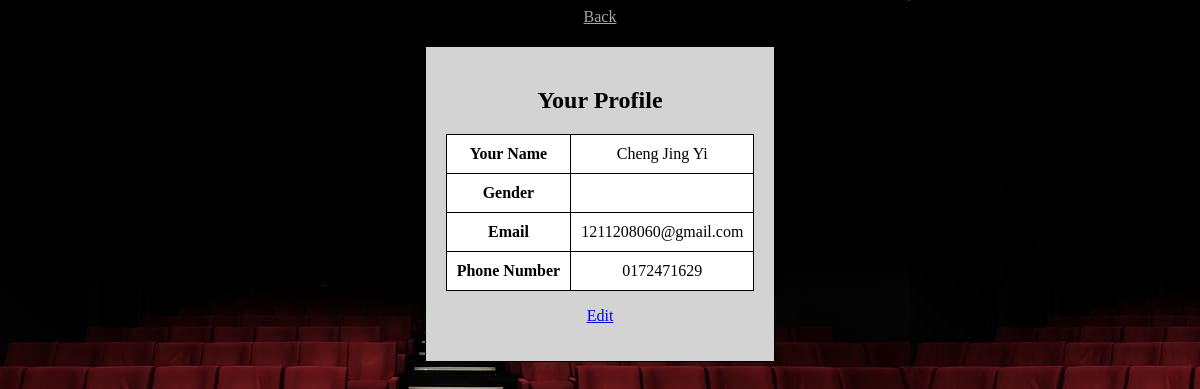
Page /LeeYueHeng/customer/Customer.php on the earlier database version.
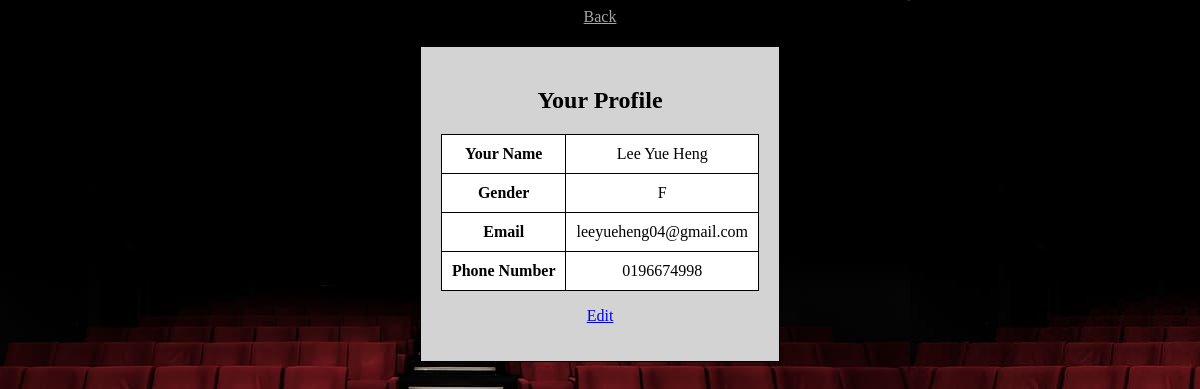
Same page on the later database version.
### tables this page shows
CREATE TABLE `user` (
  `user_id` int(10) NOT NULL,
  `username` varchar(255) NOT NULL,
  `password` varchar(255) NOT NULL,
  `first_name` varchar(255) NOT NULL,
  `last_name` varchar(255) NOT NULL,
  `Gender` char(1) NOT NULL,
  `email` varchar(255) DEFAULT NULL,
  `phone_number` varchar(11) NOT NULL
);

### LeeYueHeng/customer/connection.php (called while the page is built, shortened)
<?php
$servername = "localhost";
$database = "cinetime";
$conn = new mysqli($servername, 'root', '', $database);
$sql = "SELECT * FROM user";
$result = $conn->query($sql);
$rows = array();
while ($row = $result->fetch_assoc()) {
    $rows[] = $row;
}
?>

### LeeYueHeng/customer/Customer.php (the view, shortened to what this page needs)
<?php
include("connection.php");
?>
<!DOCTYPE html>
<html lang="en">
<head>
    <link rel="stylesheet" type="text/css" href="design.css"/>
</head>
<body>
    <a href="../main.php?user_id=" style="float: right; color: rgba(255, 255, 255, 0.651);">Back</a>
    <div id="mainbox">
        <h2>Your Profile</h2>
        <?php
        if(isset($rows[0])) {
            $customer = $rows[0];
        ?>
        <table border="1">
            <tr>
                <th>Your Name</th>
                <td><?php echo $customer["first_name"] ." ". $customer["last_name"]; ?></td>
            </tr>
            <tr>
                <th>Gender</th>
                <td><?php echo $customer["Gender"]; ?></td>
            </tr>
            <tr>
                <th>Email</th>
                <td><?php echo $customer["email"]; ?></td>
            </tr>
            <tr>
                <th>Phone Number</th>
                <td><?php echo $customer["phone_number"]; ?></td>
            </tr>
        </table>
        <p><a href="Cus(edit).php?userid">Edit</a></p>
        <?php
        } else {
            echo "User not found";
        }
        ?>
    </div>
</body>
</html>

### LeeYueHeng/customer/design.css (style rules this page uses)
body { background-image: url('theater-bg.jpg'); display: flex; flex-direction: column; align-items: center; justify-content: center; text-align: center; }
#mainbox { background-color: lightgray; width: auto; border: 1px solid black; padding: 20px; margin-top: 20px; }
table { width: 100%; border-collapse: collapse; }
th, td { background-color: white; padding: 10px; border: 1px solid black; }

Differences in the rows shown:
removed user: first_name "Cheng", last_name "Jing Yi", email "1211208060@gmail.com", phone_number "0172471629"
added user: first_name "Lee", last_name "Yue Heng", Gender "F", email "leeyueheng04@gmail.com", phone_number "0196674998"
